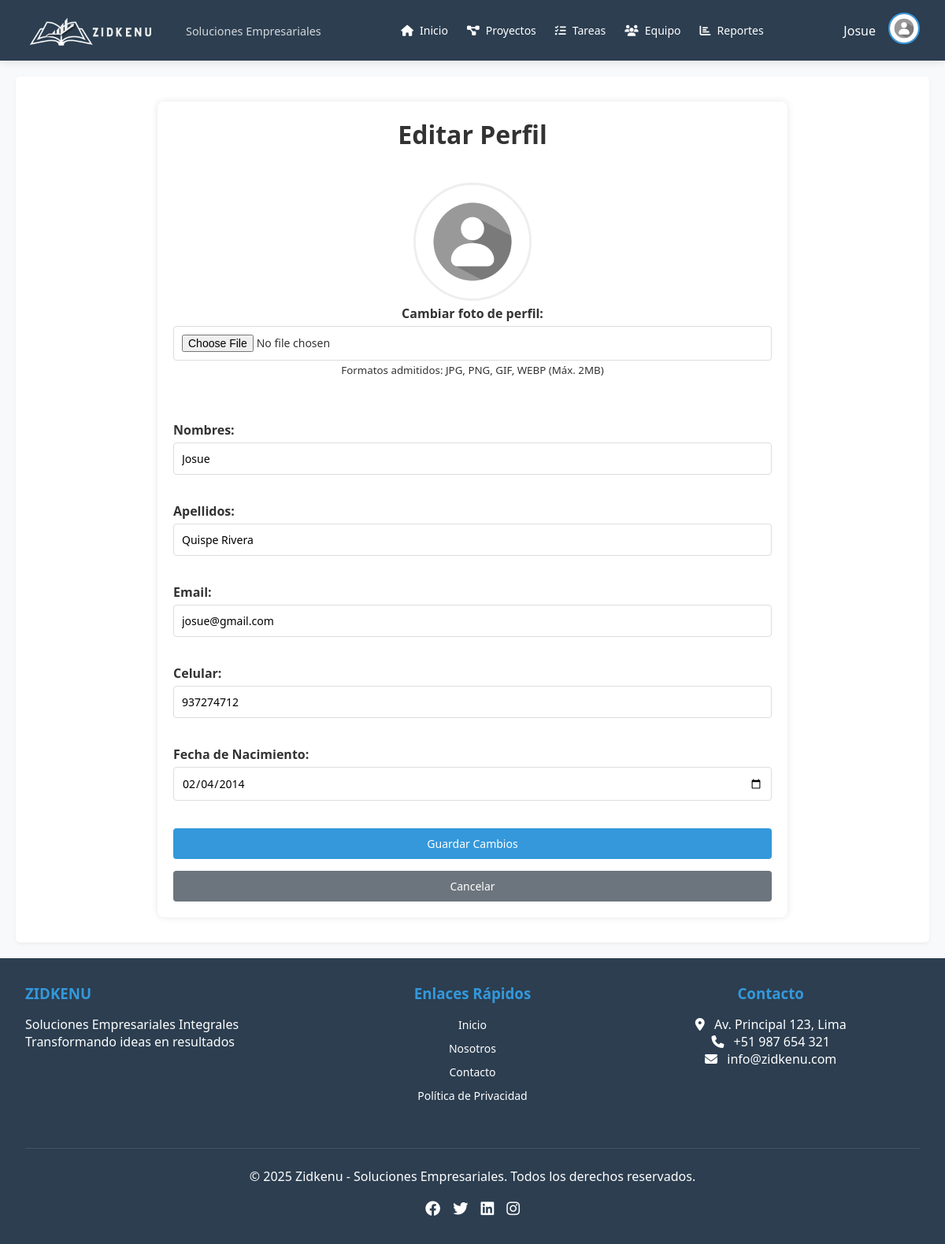
Page /pantallas/edit_perfil.php (signed in) on the committed database.
### tables this page shows
CREATE TABLE `users` (
  `id` int(11) NOT NULL,
  `username` varchar(50) NOT NULL,
  `password` varchar(255) NOT NULL,
  `email` varchar(100) NOT NULL,
  `nombres` varchar(50) NOT NULL,
  `apellidos` varchar(50) NOT NULL,
  `fecha_nacimiento` date NOT NULL,
  `dni` int(8) NOT NULL,
  `celular` int(9) NOT NULL,
  `foto_perfil` varchar(255) DEFAULT '../assets/foto_perfil/default.png',
  `role` enum('admin','manager','member') NOT NULL DEFAULT 'member',
  `created_at` timestamp NOT NULL DEFAULT current_timestamp(),
  `updated_at` timestamp NOT NULL DEFAULT current_timestamp() ON UPDATE current_timestamp()
);

### pantallas/edit_perfil.php (the view, shortened to what this page needs)
<?php
require '../conexion/config.php';
$stmt = $pdo->prepare("SELECT * FROM users WHERE id = ?");
$stmt->execute([$_SESSION['user_id']]);
$user = $stmt->fetch();
?>
<!DOCTYPE html>
<html lang="es">
<head>
    <link rel="stylesheet" href="../css/style.css">
</head>
<body>
    <?php include '../estructura/header.php'; ?>
    <div class="profile-container">
        <h1>Editar Perfil</h1>
        <form action="edit_perfil.php" method="post" enctype="multipart/form-data">
            <div class="profile-picture">
                <img src="<?= htmlspecialchars($user['foto_perfil']) ?>" alt="Foto de perfil">
                <div class="form-group">
                    <label for="foto_perfil">Cambiar foto de perfil:</label>
                    <input type="file" name="foto_perfil" accept="image/jpeg,image/png,image/gif,image/webp">
                    <small>Formatos admitidos: JPG, PNG, GIF, WEBP (Máx. 2MB)</small>
                </div>
            </div>
            <div class="form-group">
                <label for="nombres">Nombres:</label>
                <input type="text" name="nombres" value="<?= htmlspecialchars($user['nombres']) ?>" required>
            </div>
            <div class="form-group">
                <label for="apellidos">Apellidos:</label>
                <input type="text" name="apellidos" value="<?= htmlspecialchars($user['apellidos']) ?>" required>
            </div>
            <div class="form-group">
                <label for="email">Email:</label>
                <input type="email" name="email" value="<?= htmlspecialchars($user['email']) ?>" required>
            </div>
            <div class="form-group">
                <label for="celular">Celular:</label>
                <input type="number" name="celular" value="<?= htmlspecialchars($user['celular']) ?>">
            </div>
            <div class="form-group">
                <label for="fecha_nacimiento">Fecha de Nacimiento:</label>
                <input type="date" name="fecha_nacimiento" value="<?= htmlspecialchars($user['fecha_nacimiento']) ?>">
            </div>
            <button type="submit" class="btn">Guardar Cambios</button>
            <a href="home_screen.php" class="btn" style="background: #6c757d;">Cancelar</a>
        </form>
    </div>
    <?php include '../estructura/footer.php'; ?>
</body>
</html>

### estructura/header.php (shortened to what this page needs)
<?php
if (session_status() === PHP_SESSION_NONE) {
    session_start();
}require_once __DIR__ . '/../conexion/config.php';
?>
<!DOCTYPE html>
<html lang="es">
<head>
    <link rel="stylesheet" href="https://cdnjs.cloudflare.com/ajax/libs/font-awesome/6.4.0/css/all.min.css">
    <link rel="stylesheet" href="../css/style.css">
</head>
<body>
    <header class="navbar">
        <div class="logo-container">
            <img src="<?= BASE_URL ?>assets/img/zidkenu_logo.png" alt="Zidkenu Logo" class="logo-img">
            <div>
                <span class="logo-slogan">Soluciones Empresariales</span>
            </div>
        </div>
        <nav class="nav-links">
            <a href="<?= BASE_URL ?>./pantallas/home_screen.php"><i class="fas fa-home"></i> Inicio</a>
            <a href="<?= BASE_URL ?>./pantallas/projects.php"><i class="fas fa-project-diagram"></i> Proyectos</a>
            <a href="<?= BASE_URL ?>./pantallas/tareas/tasks.php"><i class="fas fa-tasks"></i> Tareas</a>
            <a href="<?= BASE_URL ?>./pantallas/team.php"><i class="fas fa-users"></i> Equipo</a>
            <a href="<?= BASE_URL ?>./pantallas/reports.php"><i class="fas fa-chart-bar"></i> Reportes</a>
        </nav>
        <?php if (isset($_SESSION['user_id'])): ?>
        <div class="user-menu">
            <span class="username"><?= htmlspecialchars($user['nombres'] ?? 'Usuario') ?></span>
            <div class="dropdown">
                <img src="<?= BASE_URL . '/' . htmlspecialchars($_SESSION['user_avatar'] ?? $user['foto_perfil'] ?? 'default.jpg') ?>" alt="Avatar" class="avatar" id="avatarBtn">
            </div>
        </div>
        <?php endif; ?>
    </header>
    <main class="main-content">

### css/style.css (style rules this page uses)
:root { --primary-color: #2c3e50; --secondary-color: #3498db; --accent-color: #e74c3c; --light-color: #ecf0f1; --dark-color: #2c3e50; --text-color: #333; --border-radius: 6px;; }
body { font-family: Arial, sans-serif; background-color: #fff; margin: 0; padding: 0; }
h1 { margin-bottom: 20px; }
form { display: flex; flex-direction: column; gap: 15px; text-align: left; }
label { font-weight: bold; margin-bottom: 5px; }
input[type="email"], input[type="password"], input[type="text"], input[type="date"], input[type="number"] { padding: 10px; border: 1px solid #ccc; border-radius: 6px; width: 100%; }
button { padding: 12px; background-color: #0074d9; color: white; border: none; border-radius: 6px; font-size: 16px; cursor: pointer; }
a { color: #0074d9; text-decoration: none; font-size: 14px; }
* { margin: 0; padding: 0; box-sizing: border-box; font-family: 'Segoe UI', Tahoma, Geneva, Verdana, sans-serif; }
body { background-color: #f5f5f5; min-height: 100vh; display: flex; flex-direction: column; color: var(--text-color); }
.navbar { background-color: var(--primary-color); color: white; padding: 1rem 2rem; display: flex; justify-content: space-between; align-items: center; box-shadow: 0 2px 10px rgba(0, 0, 0, 0.1); position: relative; z-index: 1000; }
.logo-container { display: flex; align-items: center; gap: 1rem; }
.logo-img { height: 40px; }
.logo-slogan { font-size: 0.9rem; opacity: 0.8; margin-left: 1rem; }
.nav-links { display: flex; gap: 1.5rem; }
.nav-links a { color: white; text-decoration: none; font-weight: 500; transition: color 0.3s; display: flex; align-items: center; gap: 0.5rem; padding: 0.5rem 0; }
.user-menu { display: flex; align-items: center; gap: 1rem; position: relative; }
.username { font-weight: 500; cursor: pointer; }
.avatar { width: 40px; height: 40px; border-radius: 50%; object-fit: cover; cursor: pointer; border: 2px solid var(--secondary-color); transition: transform 0.2s; }
.main-content { flex: 1; padding: 2rem; background-color: #fff; margin: 20px; border-radius: var(--border-radius); box-shadow: 0 2px 5px rgba(0,0,0,0.05); }
.btn { padding: 12px 20px; background-color: var(--secondary-color); color: white; border: none; border-radius: var(--border-radius); font-size: 16px; cursor: pointer; transition: all 0.3s; display: inline-block; text-align: center; text-decoration: none; }
h1 { text-align: center; }
body { background-color: #f8f9fa; }
:root { --primary: #4361ee; --secondary: #3f37c9; --success: #4cc9f0; --info: #4895ef; --warning: #f8961e; --danger: #f72585; --light: #f8f9fa; --dark: #212529; --white: #ffffff; --gray: #6c757d; }
.form-group { margin-bottom: 20px; }
.form-group label { display: block; margin-bottom: 5px; font-weight: bold; color: #333; }
.form-group input, .form-group select, .form-group textarea { width: 100%; padding: 10px; border: 1px solid #ddd; border-radius: 4px; font-size: 14px; box-sizing: border-box; }
.btn { padding: 10px 20px; border: none; border-radius: 4px; cursor: pointer; text-decoration: none; display: inline-block; font-size: 14px; transition: background-color 0.3s; }

### pantallas/edit_perfil.php (style rules this page uses)
.profile-container { max-width: 800px; margin: 0 auto; padding: 20px; background: #fff; border-radius: 8px; box-shadow: 0 0 10px rgba(0,0,0,0.1); }
.form-group { margin-bottom: 15px; }
label { display: block; margin-bottom: 5px; font-weight: bold; }
input[type="text"], input[type="email"], input[type="number"], input[type="date"] { width: 100%; padding: 8px; border: 1px solid #ddd; border-radius: 4px; }
.profile-picture { text-align: center; margin: 20px 0; }
.profile-picture img { width: 150px; height: 150px; border-radius: 50%; object-fit: cover; border: 3px solid #eee; }
.btn { background: #007bff; color: white; border: none; padding: 10px 15px; border-radius: 4px; cursor: pointer; }

### rows in the picture
users: nombres "Josue", foto_perfil (placeholder picture), apellidos "Quispe Rivera", email "josue@gmail.com", celular "937274712", fecha_nacimiento "02/04/2014"
